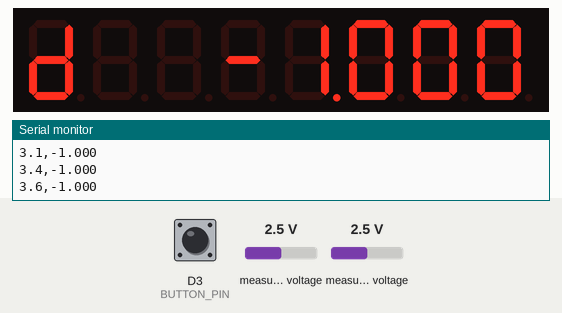
The sketch below on a simulated ESP8266 (Wemos D1 mini). On the bench: 8-digit seven-segment display, the last lines printed to the serial monitor. The test bench sets the inputs (shaded band); at power-on: D3 (BUTTON_PIN) HIGH, measured voltage 2.5 V. WiFi joins after 1.5 s; servers stay silent unless stated; EEPROM starts erased.

Above: at 3.8 s.
3.9 s: D3 (BUTTON_PIN) pulled LOW for 0.15 s
At 4.49 s:
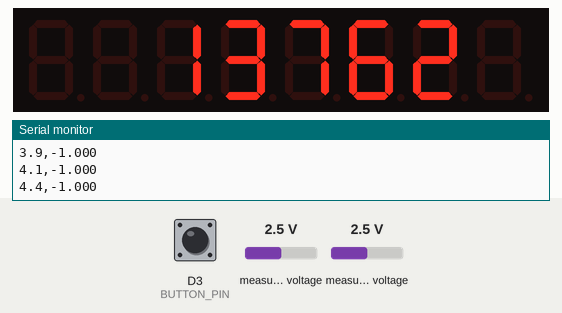
4.6 s: measured voltage (sensor 200) set to 0.1 V
At 4.74 s:
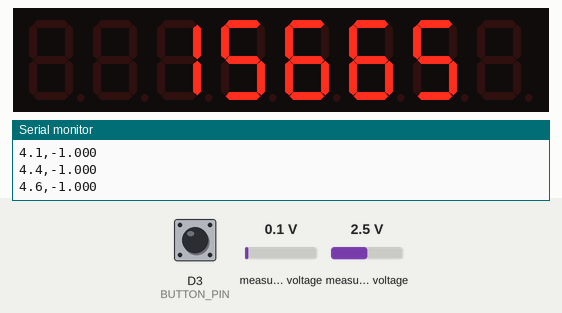
6.1 s: measured voltage (sensor 201) set to 0.1 V
At 6.26 s:
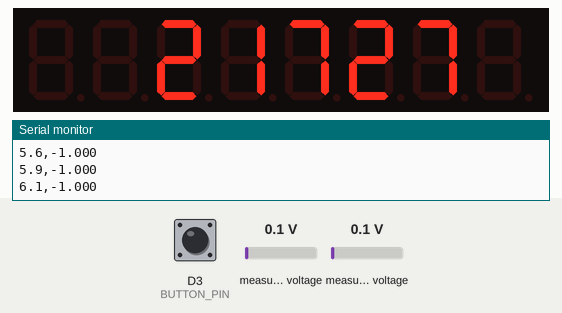
7.6 s: D3 (BUTTON_PIN) pulled LOW for 1 s
At 9.5 s:
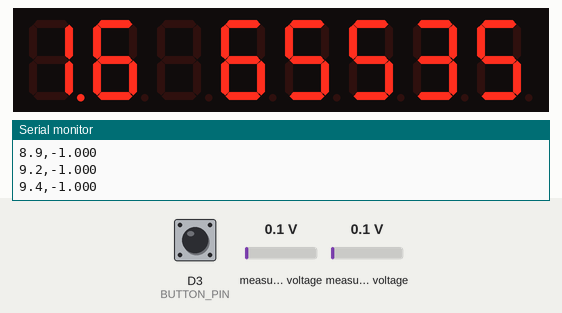
10.4 s: D3 (BUTTON_PIN) pulled LOW for 3.2 s
At 13.7 s:
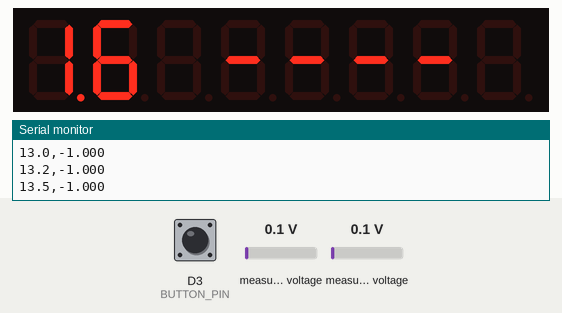
15.1 s: D3 (BUTTON_PIN) pulled LOW for 0.15 s
At 16.8 s:
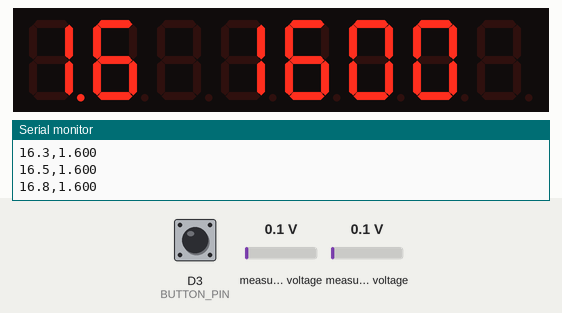
Timing chart, 0 to 18.0 s (numbered marks = the images above; inputs shaded):
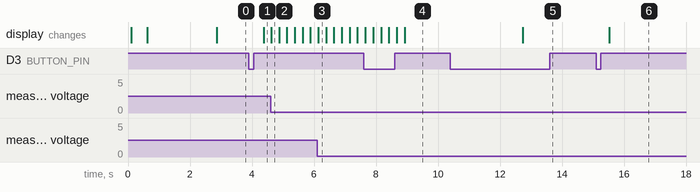

Measured:
- after the input at 3.9 s, the display: changes after 0.47 s (image 1)
- after the input at 10.4 s, the display: changes after 2.3 s (image 5)
- after the input at 15.1 s, the display: changes after 0.42 s (image 6)

The sketch:

Durchmessersensor.ino
```cpp
/*
  Firmware for the hal-sensor based diameter sensor.
  Written with Arduino IDE 2.3.4.

  Board Framework: esp8266 by ESP8266 Community 3.1.2

  Board: LOLIN(WEMOS) D1 mini Pro

	Libraries:
  - Adafruit ADS1X15 by Adafruit 2.5.0
  - MQTT by Joel Gaehwiler 2.5.2
  - LedController by Noa Sakurajin 2.0.2
  - EasyButton by Evert Arias 2.0.3
*/

#include <Arduino.h>

#include "EasyButton.h"       // version 2.0.3
#include "LedController.hpp"  // version 2.0.2
#include <Wire.h>             // is needed by Adafruit
#include <Adafruit_ADS1X15.h> // version 2.5.0
#include "EEPROM.h"

#include "extruder_net.h"

// -- Button --
#define BUTTON_PIN D3
#define DURATION 2000  // time for long press [ms]
#define DEBOUNCE 40

// -- LCD --
#define DIN_PIN D7
#define CLK_PIN D5
#define CS_PIN D4 // although D8 is the CS PIN in pinout diagrams, it does not work
#define SEGMENTS 8
#define delayTime 200

// -- Sensor --
#define SENSOR_PIN_1 D1
#define SENSOR_PIN_2 D2
#define MEASUREMENTS 50
#define NUM_DIAMETERS 2


enum States {act_mm, act_sens, calib0, calib0_change, calib1, calib1_change};

// -- WIFI and MQTT --
WiFiClient net;
MQTTClient mqtt;

unsigned long lastMqttUpdate = 0;


// -- Controll --
EasyButton button(BUTTON_PIN, DEBOUNCE);
States state;

// -- LCD --
LedController<SEGMENTS,1> lc = LedController<SEGMENTS, 1>();

// -- Measurement --
const float calibDiameters[NUM_DIAMETERS] = {1.6, 1.9};
uint16_t calibValues[NUM_DIAMETERS];

uint32_t values[MEASUREMENTS];
uint8_t  values_idx = 0;
uint16_t actValue = 0;
float actMM = -1;
Adafruit_ADS1115 ads1115;


uint16_t current_reading()
{
    uint32_t sum_values = 0;
  for (int i = 0; i < MEASUREMENTS; i++)
  {
    sum_values += values[i];
  }

  return sum_values / (MEASUREMENTS*5*2);
}

void takeMeasurement() {
  uint32_t sum = 0;
  uint16_t tmp = 0;
  for(int i = 0; i < 5; i++) {
    tmp = ads1115.readADC_SingleEnded(0);
    //Serial.println("analog read sensor 1 " + String(tmp));
    sum += tmp;
    tmp = ads1115.readADC_SingleEnded(1);
    //Serial.println("analog read sensor 2 " + String(tmp));
    sum += tmp;
  }
  values[values_idx] = sum;
  values_idx = (values_idx + 1) % MEASUREMENTS;
  // Serial.println("take_measurement " + String(actValue));
}

void calibrate(int i) {
  takeMeasurement();
  calibValues[i] = current_reading();
  EEPROM.begin(sizeof(uint16_t) * 2);
  EEPROM.put(sizeof(uint16_t)*i, calibValues[i]);
  EEPROM.commit();
  EEPROM.end();
  Serial.printf("Saving EEPROM calibration value %d: %d", i, calibValues[i]);
}

void clicked() {
  //Serial.println("clicked");
  switch(state) {
    case act_mm:
      state = act_sens;
      break;
    case act_sens:
      state = calib0;
      break;
        case calib0:
        state = calib1;
      break;
    case calib0_change:
      calibrate(0);
      state = calib0;
      break;
    case calib1:
      state = act_mm;
      break;
    case calib1_change:
      calibrate(1);
      state = calib1;
      break;
    default:
      state = act_mm;
      break;
  }
}

void pressed() {
  switch(state) {
    case calib0:
      state = calib0_change;
      break;
    case calib1:
      state = calib1_change;
      break;
    default:
      break;
    }
}

void displayText(String txt) {
  bool dot = false;
  int pos = SEGMENTS - 1; // starts at SEGMENTS ends at 0
  unsigned int len = SEGMENTS;
  for (unsigned int i = 0; i < len; i++)
  {
    if (i < txt.length())
    {
      if (dot == true)
      { // skip this character in the source string, we already set it in the last iteration
        dot = false;
        continue;
      }
      if (i+1 < txt.length() && i+1 < len && txt[i+1] == '.')
      {
        dot = true; // activate the dot for the current character and make the loop skip it in the next iteration
        len++; // go one character further, because the dot takes no character on the display
      }


      lc.setChar(0, pos, txt[i], dot);
    }
    else // pad with space
    {
      lc.setChar(0, pos, ' ', false);
    }
    pos--; // go one position further on the display
  }

  // fill the rest with blanks
  for (int i = pos; i < SEGMENTS; i++)
    lc.setChar(0, pos, ' ', false);
}

void printLcd() {
  switch(state) {
    case act_mm:
      displayText("D  " + String(actMM, 3));
      break;
    case act_sens:
      displayText("R " + String(current_reading()));
      break;
    case calib0:
      displayText(String(calibDiameters[0], 1) + " " + String(calibValues[0]));
      break;
    case calib0_change:
      displayText(String(calibDiameters[0], 1) + " ----");
      break;
    case calib1:
      displayText(String(calibDiameters[1], 1) + " " + String(calibValues[1]));
      break;
    case calib1_change:
      displayText(String(calibDiameters[1], 1) + " ----");
      break;
    default:
      break;
  }
}


void convert() {
  float A = ((float) calibValues[1] - (float) calibValues[0]) / ((float) calibDiameters[1] - (float) calibDiameters[0]); // steigung

  float B = (float) calibValues[0] - A * (float) calibDiameters[0];
  actMM = ((float) current_reading() - B) / A;
  if (actMM < 1.0 || actMM > 2.5) actMM = -1;
}

void setup() {
  Serial.begin(115200);
  state  = act_mm;

  Serial.println();Serial.println();

  Serial.println("Initializing ADS1115 sensor.");

  // -- Sensor --
  if (!ads1115.begin()) {Serial.println("Failed to initialize ADS.");}

  // ads1115.setGain(GAIN_TWOTHIRDS);  // 2/3x gain +/- 6.144V  1 bit = 3mV (default)
  // ads1115.setGain(GAIN_ONE);     // 1x gain   +/- 4.096V  1 bit = 2mV
  ads1115.setGain(GAIN_TWO);     // 2x gain   +/- 2.048V  1 bit = 1mV
  // ads1115.setGain(GAIN_FOUR);    // 4x gain   +/- 1.024V  1 bit = 0.5mV
  // ads1115.setGain(GAIN_EIGHT);   // 8x gain   +/- 0.512V  1 bit = 0.25mV
  // ads1115.setGain(GAIN_SIXTEEN); // 16x gain  +/- 0.256V  1 bit = 0.125mV

  ads1115.setDataRate(RATE_ADS1115_860SPS);

  Wire.setClock(400000); // fast mode I2C

  //pinMode(CS_PIN, );
  //elay(100);
digitalWrite(CS_PIN, 0);
pinMode(CS_PIN, OUTPUT);
delay(100);
pinMode(CS_PIN, INPUT);
  // -- LCD --
  Serial.println("Initializing LCD.");
  auto conf = sakurajin::controller_configuration<SEGMENTS, 1>();
  conf.useHardwareSpi = true;
  conf.SPI_CS = CS_PIN;
  conf.SPI_MOSI = DIN_PIN;
  conf.SPI_CLK = CLK_PIN;
  //conf.onlySendOnChange = true;
  //conf.spiTransferSpeed = 10000000;
  conf.debug_output = false;
  if (!conf.isValid()) {Serial.println("  -> MAX7219 configuration is not valid");}
  lc.init(conf);

  lc.setIntensity(2);
  displayText("01234567");
  delay(500);

  Serial.println("Initializing Button.");

  // -- Button --
  pinMode(BUTTON_PIN, INPUT_PULLUP);
  button.begin();
  button.onPressed(clicked);
  button.onPressedFor(DURATION, pressed);

  EEPROM.begin(sizeof(uint16_t) * 2);
  EEPROM.get(sizeof(uint16_t)*0, calibValues[0]);
  EEPROM.get(sizeof(uint16_t)*1, calibValues[1]);
  EEPROM.end();

  Serial.printf("reading EEPROM calibration values: %d %d\n", calibValues[0], calibValues[1]);

  Serial.println("Connection WiFi for MQTT.");

  displayText("UIFI....");

  connect_wifi_mqtt();

  Serial.println("Setup done.");
}

void loop()
  {
  static unsigned long update_display = millis();
  //unsigned long start;
  //unsigned long end;

  //start = micros();
  button.read();
  //end = micros();
  //Serial.println("button.read(): " + String(end-start));

  //start = micros();
  takeMeasurement();
  //end = micros();
  //Serial.println("takeMeasurement(): " + String(end-start));

  //start = micros();

  //end = micros();
  //Serial.println("convert() " + String(end-start));

  //start = micros();
  if (millis() - update_display > 200)
  {
    convert();
    printLcd();
    update_display = millis();

    /*
    Log to serial console in CSV-Format.
    You can record the stream with something likt
    "picocom --imap lfcrlf -b 115200 -g logfile /dev/ttyUSB0"
    */
    Serial.printf("%1.1f,%1.3f\n", millis() / 1000.0f, actMM);
  }
  //end = micros();
  //Serial.println("printLcd(): " + String(end-start));

  //Serial.println("---");

  if (millis() - lastMqttUpdate > 1000) {
    update_mqtt(actMM);
    lastMqttUpdate = millis();
  }
}
```

extruder_net.cpp
```cpp
#include "extruder_net.h"

void handleMessage(String &topic, String &payload) {
  Serial.println("incoming: " + topic + " - " + payload);

}

void connect_wifi_mqtt() {
  WiFi.begin(WIFI_SSID, WIFI_PWD);
  Serial.print("looking for wifi...");

  while (WiFi.status() != WL_CONNECTED) {
    Serial.print(".");
    delay(1000); // 1s
  }

  Serial.print("connected to " + WiFi.SSID() + " with IP: ");
  Serial.println(WiFi.localIP());

  mqtt.begin(MQTT_BROKER, MQTT_PORT, net);
  mqtt.onMessage(handleMessage);
}

void update_mqtt(float actMM) {
    char diameter[12];

    // TODO convert to string
    dtostrf(actMM, 4, 4, diameter);  // (float, min width, precision, buffer)

    mqtt.publish(MQTT_TOPIC, diameter);
    //Serial.print("mqtt diameter: ");
    //Serial.println(diameter);

  }
```

extruder_net.h
```cpp
#ifndef EXTRUDER_NET_H
#define EXTRUDER_NET_H

#ifdef ESP32
  #include <Wifi.h>
#else
  #include <ESP8266WiFi.h>
#endif

#include <MQTT.h>

// -- WIFI and MQTT --
#define WIFI_SSID "Projektwerkstatt"
#define WIFI_PWD "VoronFTW"

#define MQTT_BROKER "192.168.0.127"
#define MQTT_PORT 1883
#define MQTT_TOPIC "/diameter"

extern WiFiClient net;
extern MQTTClient mqtt;

void connect_wifi_mqtt();
void update_mqtt(float actMM);

#endif
```
